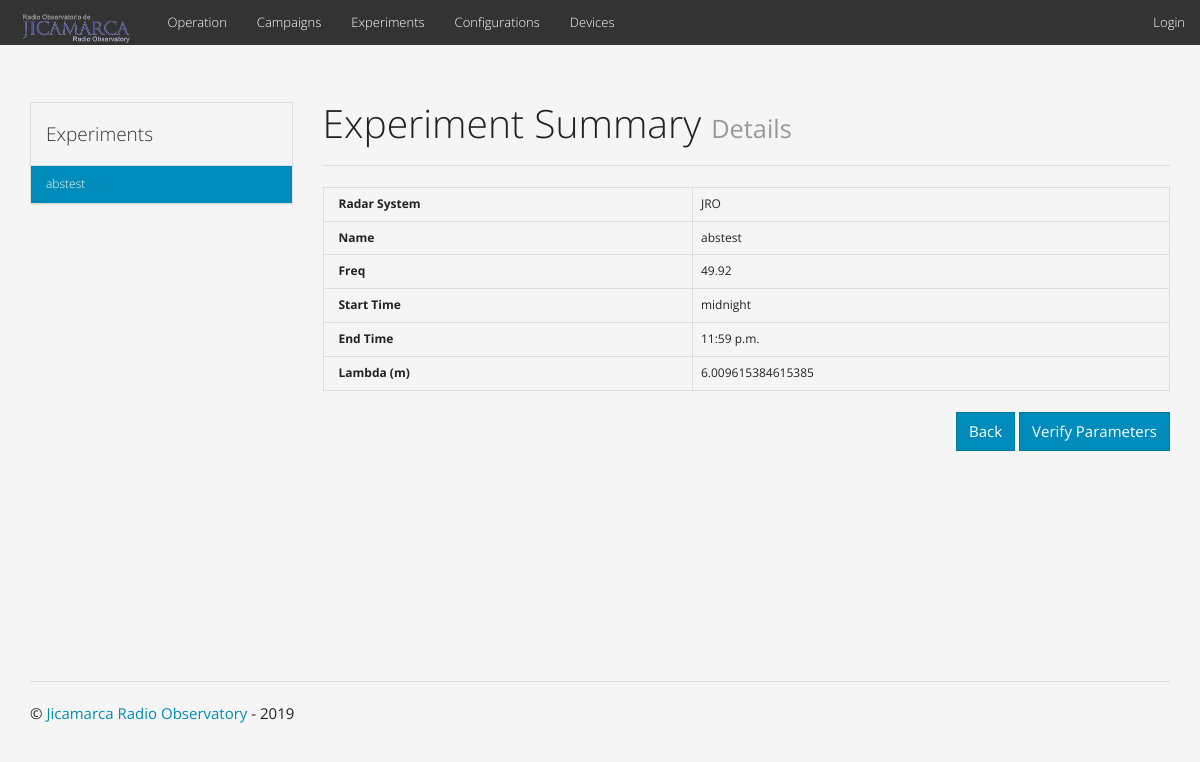
The page /experiment/1/summary/ on the database its author committed.
### apps/main/models.py (models this page shows, shortened)
class Experiment(models.Model):
    template = models.BooleanField(default=False)
    name = models.CharField(max_length=40, default='', unique=True)
    location = models.ForeignKey('Location', null=True, blank=True, on_delete=models.CASCADE)
    freq = models.FloatField(verbose_name='Operating Freq. (MHz)', validators=[MinValueValidator(1), MaxValueValidator(10000)], default=49.9200)
    start_time = models.TimeField(default='00:00:00')
    end_time = models.TimeField(default='23:59:59')
    task = models.CharField(max_length=36, default='', blank=True, null=True)
    status = models.PositiveSmallIntegerField(default=4, choices=EXP_STATES)
    author = models.ForeignKey(User, null=True, blank=True)
    hash = models.CharField(default='', max_length=64, null=True, blank=True)
    class Meta:
        db_table = 'db_experiments'
        ordering = ('template', 'name')
    def __str__(self):
        if self.template:
            return u'%s (template)' % (self.name[:8])
        else:
            return u'%s' % (self.name[:10])
    @property
    def radar_system(self):
        return self.location

class Location(models.Model):
    name = models.CharField(max_length = 30)
    description = models.TextField(blank=True, null=True)
    class Meta:
        db_table = 'db_location'
    def __str__(self):
        return u'%s' % self.name

### apps/main/views.py (the view, shortened to what this page needs)
# urls.py: url(r'^experiment/(?P<id_exp>-?\d+)/summary/$', views.experiment_summary, name='url_sum_experiment'),
def experiment_summary(request, id_exp):
    experiment = get_object_or_404(Experiment, pk=id_exp)
    configurations = Configuration.objects.filter(
        experiment=experiment, type=0)
    kwargs = {}
    kwargs['experiment_keys'] = ['radar_system',
                                 'name', 'freq', 'start_time', 'end_time']
    kwargs['experiment'] = experiment
    kwargs['configurations'] = []
    kwargs['title'] = 'Experiment Summary'
    kwargs['suptitle'] = 'Details'
    kwargs['button'] = 'Verify Parameters'
    c_vel = 3.0*(10**8)  # m/s
    ope_freq = experiment.freq*(10**6)  # 1/s
    radar_lambda = c_vel/ope_freq  # m
    kwargs['radar_lambda'] = radar_lambda
    ipp = None
    nsa = 1
    code_id = 0
    tx_line = {}
    kwargs.update(sidebar(experiment=experiment))
    return render(request, 'experiment_summary.html', kwargs)

### apps/main/templatetags/main_tags.py (called while the page is built)
@register.filter
def attr(instance, key):
    display_key = "get_" + key + "_display"
    if key=='name':
        return '{}'.format(instance)
    if hasattr(instance, display_key):
        return getattr(instance, display_key)()
    if hasattr(instance, key):
        return getattr(instance, key)
    return instance.get(key)

@register.filter
def title(s):
    return s.split('__')[-1].replace('_', ' ').title()

### apps/main/views.py (called while the page is built)
def sidebar(**kwargs):
    side_data = {}
    conf = kwargs.get('conf', None)
    experiment = kwargs.get('experiment', None)
    if not experiment:
        experiment = conf.experiment
    if experiment:
        side_data['experiment'] = experiment
        campaign = experiment.campaign_set.all()
        if campaign:
            side_data['campaign'] = campaign[0]
            experiments = campaign[0].experiments.all().order_by('name')
        else:
            experiments = [experiment]
        configurations = experiment.configuration_set.filter(type=0)
        side_data['side_experiments'] = experiments
        side_data['side_configurations'] = configurations.order_by(
            'device__device_type__name')
    return side_data

### apps/main/templates/experiment_summary.html (shortened to what this page needs)
{% extends "base.html" %}
{% load bootstrap3 %}
{% load static %}
{% load main_tags %}
{% block extra-head %}
<link href="{% static 'css/bootstrap-datetimepicker.min.css' %}" media="screen" rel="stylesheet">
{% endblock %}
{% block content-title %}{{title}}{% endblock %}
{% block content-suptitle %}{{suptitle}}{% endblock %}
{% block content %}
<table class="table table-bordered">
{% for key in experiment_keys %}
<tr><th>{{key|title}}</th><td>{{experiment|attr:key}}</td></tr>
{% endfor %}
<tr><th>Lambda (m)</th><td>{{radar_lambda}}</td></tr>
</table>
<div class="pull-right">
<button type="button" class="btn btn-primary" id="bt_back">Back</button>
<button type="button" class="btn btn-primary" id="bt_verify">Verify Parameters</button>
</div>
{% endblock %}
{% block sidebar%}
   {% include "sidebar_devices.html" %}
{% endblock %}

### apps/main/templates/sidebar_devices.html (shortened to what this page needs)
	{% if experiment %}
		<div class="panel panel-default">
		  <div class="panel-heading">
		    <h4>Experiments</h4>
		  </div>
		  <div class="list-group">
		  {% for item in side_experiments %}
		    <a href="{% url 'url_experiment' item.id %}" class="list-group-item {%if item.id == experiment.id%}active{%endif%}">{{item.name}}</a>
		  {% endfor %}
		  </div>
		</div>
	{% endif %}

### apps/main/templates/base.html (style rules this page uses)
body { padding-top: 60px }

### rows shown on the page
Experiment: name "abstest", experiment_keys "JRO" "abstest" "49.92" "midnight" "11:59 p.m."

### other values the page prints
{{ title }} "Experiment Summary"
{{ suptitle }} "Details"
{{ key|title }} "Radar System" "Name" "Freq" "Start Time" "End Time"
{{ radar_lambda }} "6.009615384615385"
